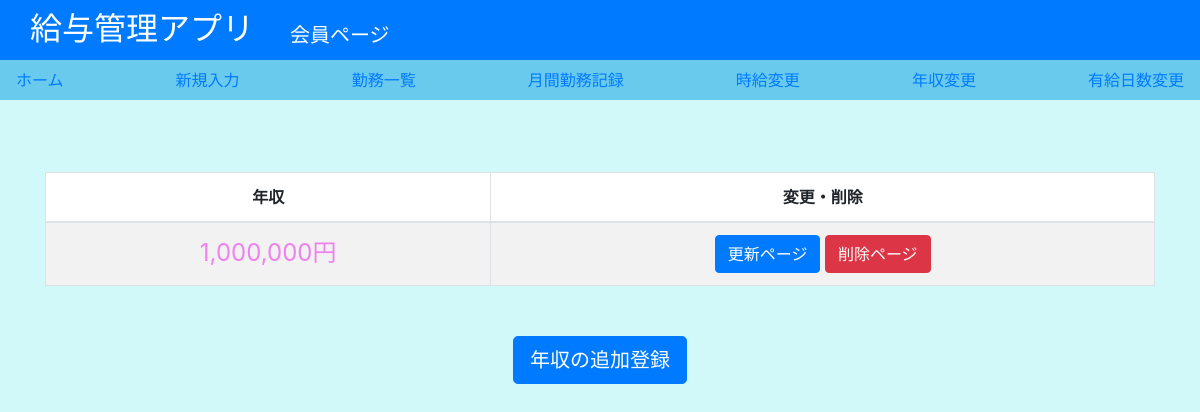
The app's page /listyearwage/ (signed in), older data.
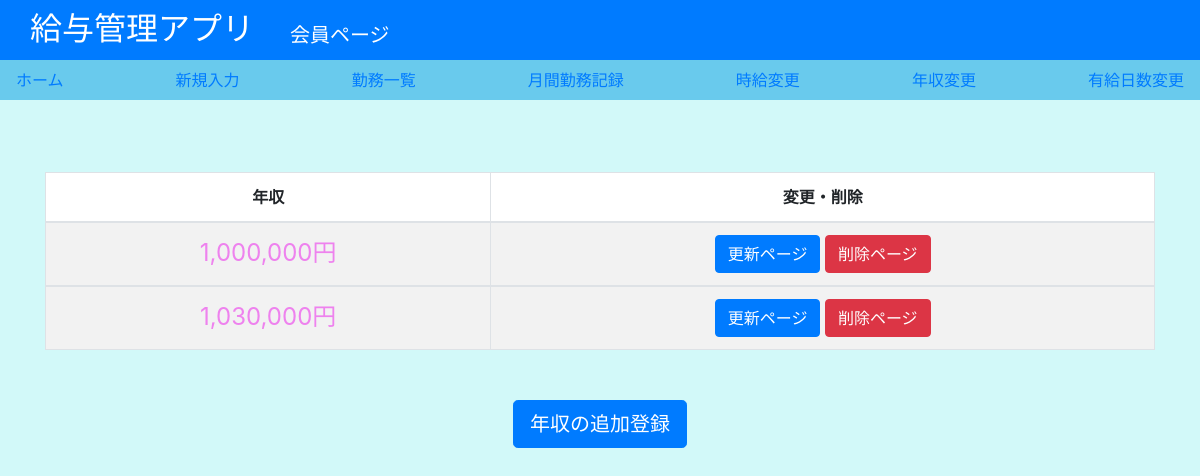
The same page, newer data.
### salary/models.py (models this page shows, shortened)
class Yearwage(models.Model):
    class Meta:
       verbose_name="年収"
    name = models.PositiveIntegerField(default=1000000,verbose_name="年収")
    user = models.ForeignKey(get_user_model(), verbose_name='ログインユーザー', on_delete=models.CASCADE)

### salary/views.py (the view)
# urls.py: path("listyearwage/", views.yearwagelist, name="yearwage_list"),
def yearwagelist(request):
    yearwage=Yearwage.objects.filter(user_id=request.user.id)
    return render(request, 'salary/yearwage_list.html', {"yearwage":yearwage})

### salary/templates/salary/yearwage_list.html
{% extends "salary/base2.html" %}
{% load humanize %}
{% block main %}
<br><br>
    <table style="background-color: white;" id=wage_list width="100%" class="table table-striped table-bordered table-hover">
        <thead>
            <tr>
                <th class="center">年収</th>
                <th class="center">変更・削除</th>
            </tr>
        </thead>
        {% for yearwage in yearwage %}
        <tbody>
            <tr>
                <td class="center"><span class="important"> {{ yearwage.name|intcomma }}円</span></td>
                <td class="center">
                    <a class="btn btn-primary" href="{% url 'yearwage_update' yearwage.id %}" role="button">更新ページ</a>
                    <a class="btn btn-danger" href="{% url 'yearwage_delete' yearwage.id %}" role="button">削除ページ</a>
                </td>
            </tr>
        </tbody>
        {% empty %}
            <h1 class="center">コンテンツがありません。</h1>
        {% endfor %}
    </table>
<h3 class="center2"><a class="btn btn-primary btn-lg" href="{% url 'yearwage_create' %}" role="button">年収の追加登録</a></h3>
{% endblock %}

Row changes from the older to the newer data that the page shows:
added Yearwage: name "1,030,000"
